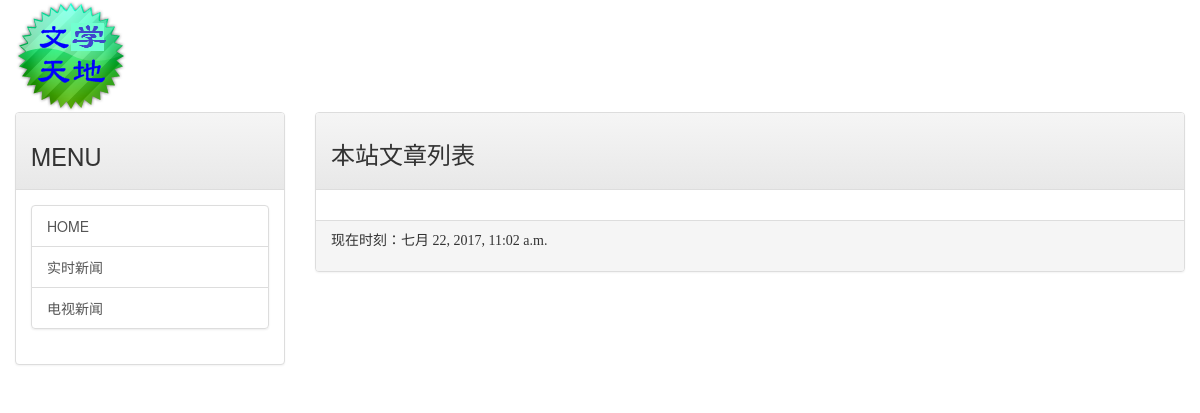
The app's page /, older data.
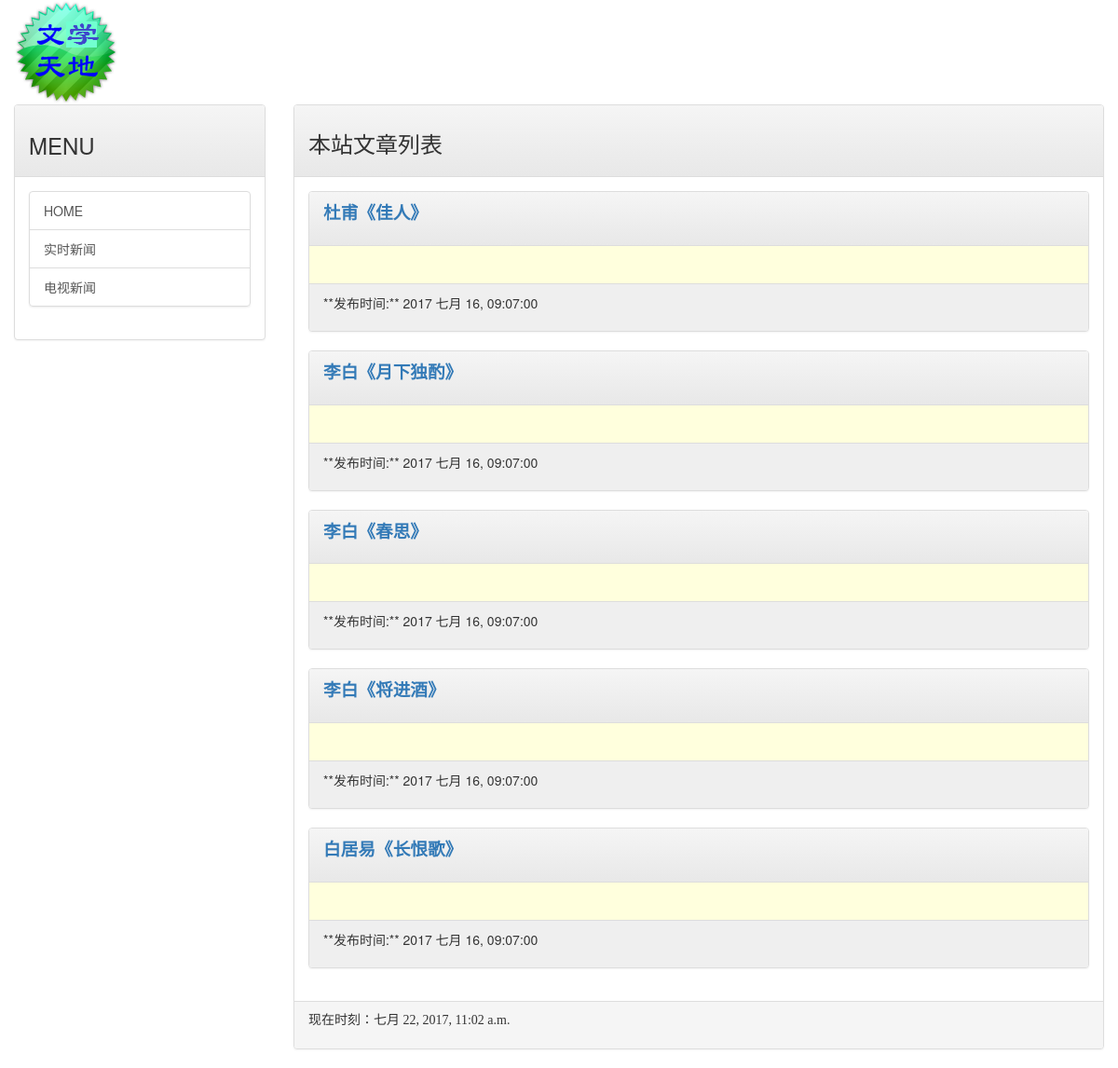
The same page, newer data.
### mainsite/models.py (models this page shows, shortened)
class Post(models.Model):
    title = models.CharField(max_length=200)
    slug = models.CharField(max_length=200)
    body = models.TextField()
    abstract = models.TextField(max_length=300, default="")
    pub_date = models.DateTimeField(default=timezone.now)
    class Meta:
        ordering = ('-pub_date',)

### mainsite/views.py (the view)
# urls.py: url(r'^$', homepage),
def homepage(request):
    template = get_template('index.html')
    posts = Post.objects.all()
    now = datetime.now()
    html = template.render(locals())
    return HttpResponse(html)

### templates/index.html (shortened to what this page needs)
{% extends 'base.html' %}
{% load markdown_deux_tags %}
{% block headmessage %}
    <h3 style="font-family: 'Kaiti TC';">本站文章列表</h3>
{% endblock %}
{% block content %}
    {% for post in posts %}
        <div class="panel panel-default">
            <div class="panel-heading">
                <p style="font-family: '微软雅黑';font-size: 14pt;font-weight: bold">
                    <a href="/post/{{ post.slug }}">{{ post.title }}</a>
                </p>
            </div>
            <div class="panel-body" style="background-color: #ffffdd">
            </div>
            <div class="panel-footer" style="background-color: #efefef">
                <p>
                    **发布时间:** {{ post.pub_date | date:"Y M d, h:m:s" }}
                </p>
            </div>
        </div>
    {% endfor %}
{% endblock %}

### templates/base.html (shortened to what this page needs)
<!DOCTYPE html>
<html lang="en">
<head>
    <link rel="stylesheet" href="https://maxcdn.bootstrapcdn.com/bootstrap/3.3.7/css/bootstrap.min.css"
>
    <link rel="stylesheet" href="https://maxcdn.bootstrapcdn.com/bootstrap/3.3.7/css/bootstrap-theme.min.css"
>
</head>
<body>
    <div class="container-fluid">
        {% include 'header.html' %}
        <div class="row">
            <div class="col-sm-3 col-md-3">
                <div class="panel panel-default">
                    <div class="panel-heading">
                        <h3>MENU</h3>
                    </div>
                    <div class="panel-body">
                        <div class="list-group">
                            <a href="/" class="list-group-item">HOME</a>
                            <a href="http://tar.so/news" class="list-group-item">实时新闻</a>
                            <a href="http://drho.tw/news" class="list-group-item">电视新闻</a>
                        </div>
                    </div>
                </div>
            </div>
            <div class="col-sm-9 col-md-9">
                <div class="panel panel-default">
                    <div class="panel-heading">
                        {% block headmessage %} {% endblock %}
                    </div>
                    <div class="panel-body">
                        {% block content %} {% endblock %}
                    </div>
                    <div class="panel-footer">
                        {% include 'footer.html' %}
                    </div>
                </div>
            </div>
        </div>
    </div>
</body>
</html>

### templates/header.html
{% load staticfiles %}
<div class="'well'">
    <img src="{% static "images/logo.png" %}">
</div>

### templates/footer.html
{% block footer %}
    {% if now %}
        <p style="font-family: 微软雅黑";>现在时刻：{{ now }}</p>
    {% else %}
        <p style="font-family: 微软雅黑";>本文内容取自网络，如有侵权请来信通知下架</p>
    {% endif %}
{% endblock %}

Row changes from the older to the newer data that the page shows:
added Post: title "杜甫《佳人》", pub_date "2017 七月 16, 09:07:00"
added Post: title "李白《月下独酌》", pub_date "2017 七月 16, 09:07:00"
added Post: title "李白《春思》", pub_date "2017 七月 16, 09:07:00"
added Post: title "李白《将进酒》", pub_date "2017 七月 16, 09:07:00"
added Post: title "白居易《长恨歌》", pub_date "2017 七月 16, 09:07:00"
